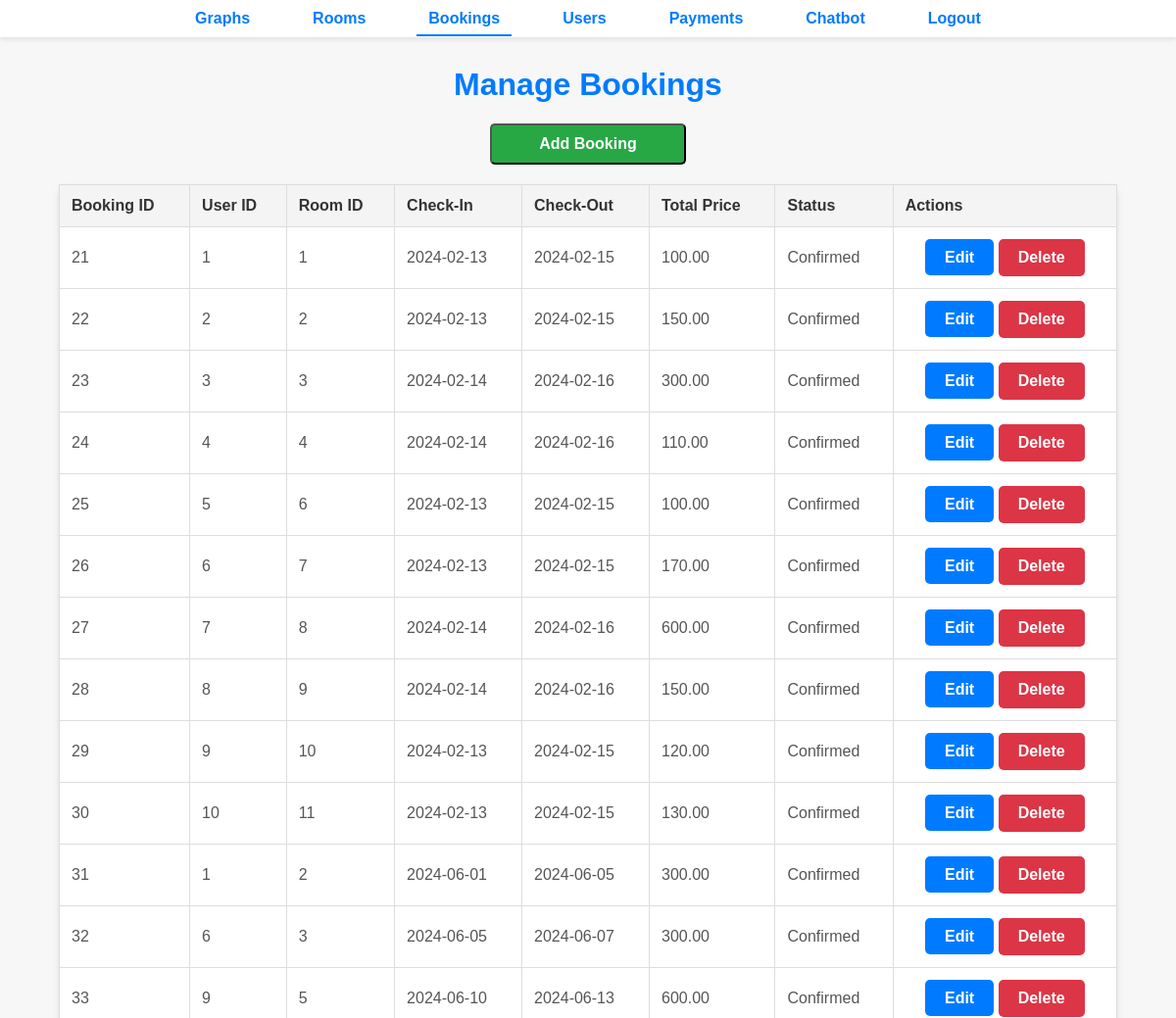
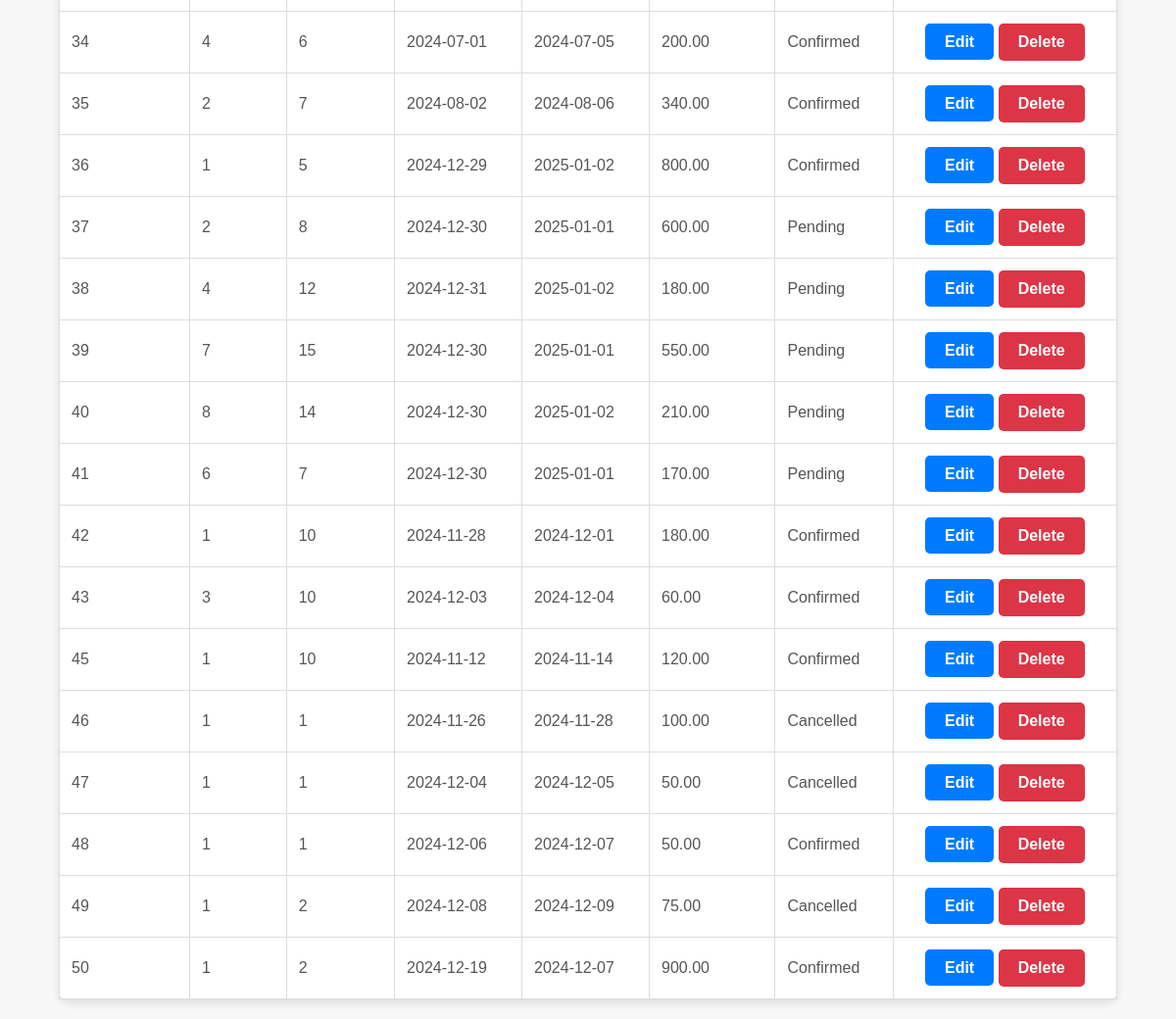
The app's page /admin/alter_data.php (signed in) with its own data (2 pictures, top to bottom).
### tables this page shows
CREATE TABLE `bookings` (
  `booking_id` int(11) NOT NULL,
  `user_id` int(11) DEFAULT NULL,
  `room_id` int(11) DEFAULT NULL,
  `check_in_date` date NOT NULL,
  `check_out_date` date NOT NULL,
  `total_price` decimal(10,2) NOT NULL,
  `booking_status` enum('Pending','Confirmed','Cancelled') DEFAULT 'Pending'
);

### admin/alter_data.php (the view, shortened to what this page needs)
<?php
include '../includes/db.php';
include '../includes/navbar_admin.php';
$stmt = $conn->query("SELECT * FROM bookings");
$bookings = $stmt->fetchAll(PDO::FETCH_ASSOC);
?>
<!DOCTYPE html>
<html>
<head>
    <link rel="stylesheet" href="../css/style.css">
</head>
<body>
    <h1>Manage Bookings</h1>
    <button onclick="window.location.href='add_booking.php'" class="add-booking-button">Add Booking</button>
    <table>
        <tr>
            <th>Booking ID</th>
            <th>User ID</th>
            <th>Room ID</th>
            <th>Check-In</th>
            <th>Check-Out</th>
            <th>Total Price</th>
            <th>Status</th>
            <th>Actions</th>
        </tr>
        <?php foreach ($bookings as $booking): ?>
        <tr>
            <td><?php echo $booking['booking_id']; ?></td>
            <td><?php echo $booking['user_id']; ?></td>
            <td><?php echo $booking['room_id']; ?></td>
            <td><?php echo $booking['check_in_date']; ?></td>
            <td><?php echo $booking['check_out_date']; ?></td>
            <td><?php echo $booking['total_price']; ?></td>
            <td><?php echo $booking['booking_status']; ?></td>
            <td class="actions-column">
                <a href="edit_booking.php?booking_id=<?php echo $booking['booking_id']; ?>" class="btn btn-edit">Edit</a>
                <button onclick="confirmDelete(<?php echo $booking['booking_id']; ?>)" class="btn btn-delete">Delete</button>
            </td>
        </tr>
        <?php endforeach; ?>
    </table>
</body>
</html>

### css/style.css (style rules this page uses)
body { font-family: 'Arial', sans-serif; background-color: #f4f6f9; color: #333; margin: 0; padding: 0; }
h1, h2 { text-align: center; margin-top: 30px; font-size: 2rem; color: #007BFF; }
table { width: 90%; margin: 20px auto; border-collapse: collapse; background-color: #fff; border-radius: 8px; box-shadow: 0 4px 8px rgba(0, 0, 0, 0.1); }
th, td { padding: 12px; text-align: left; border: 1px solid #ddd; font-size: 16px; }
th { background-color: #f4f4f4; font-weight: bold; color: #333; }
td { color: #555; }

### admin/alter_data.php (style rules this page uses)
body { font-family: 'Arial', sans-serif; background-color: #f7f7f7; color: #333; margin: 0; padding: 0; }
h1 { text-align: center; margin-top: 30px; font-size: 2rem; color: #007BFF; }
table { width: 90%; margin: 20px auto; border-collapse: collapse; background-color: #fff; border-radius: 8px; box-shadow: 0 4px 8px rgba(0, 0, 0, 0.1); }
th, td { padding: 12px; text-align: left; border: 1px solid #ddd; font-size: 16px; }
th { background-color: #f4f4f4; font-weight: bold; color: #333; }
td { color: #555; }
.btn { padding: 10px 20px; border-radius: 5px; text-decoration: none; font-weight: bold; text-align: center; cursor: pointer; font-size: 16px; transition: background-color 0.3s; }
.btn-edit { background-color: #007BFF; color: white; }
.btn-delete { background-color: #dc3545; color: white; border: none; }
.add-booking-button { background-color: #28a745; color: white; border-radius: 5px; font-weight: bold; cursor: pointer; font-size: 16px; padding: 10px 20px; transition: background-color 0.3s; margin-top: 20px; display: block; width: 200px; margin: 20px auto; }
.actions-column { text-align: center; }

### records on screen
bookings: booking_id "21", user "1", room "1", check_in_date "2024-02-13", check_out_date "2024-02-15", total_price "100.00", booking_status "Confirmed"
bookings: booking_id "22", user "2", room "2", check_in_date "2024-02-13", check_out_date "2024-02-15", total_price "150.00", booking_status "Confirmed"
bookings: booking_id "23", user "3", room "3", check_in_date "2024-02-14", check_out_date "2024-02-16", total_price "300.00", booking_status "Confirmed"
bookings: booking_id "24", user "4", room "4", check_in_date "2024-02-14", check_out_date "2024-02-16", total_price "110.00", booking_status "Confirmed"
bookings: booking_id "25", user "5", room "6", check_in_date "2024-02-13", check_out_date "2024-02-15", total_price "100.00", booking_status "Confirmed"
bookings: booking_id "26", user "6", room "7", check_in_date "2024-02-13", check_out_date "2024-02-15", total_price "170.00", booking_status "Confirmed"
bookings: booking_id "27", user "7", room "8", check_in_date "2024-02-14", check_out_date "2024-02-16", total_price "600.00", booking_status "Confirmed"
bookings: booking_id "28", user "8", room "9", check_in_date "2024-02-14", check_out_date "2024-02-16", total_price "150.00", booking_status "Confirmed"
bookings: booking_id "29", user "9", room "10", check_in_date "2024-02-13", check_out_date "2024-02-15", total_price "120.00", booking_status "Confirmed"
bookings: booking_id "30", user "10", room "11", check_in_date "2024-02-13", check_out_date "2024-02-15", total_price "130.00", booking_status "Confirmed"
bookings: booking_id "31", user "1", room "2", check_in_date "2024-06-01", check_out_date "2024-06-05", total_price "300.00", booking_status "Confirmed"
bookings: booking_id "32", user "6", room "3", check_in_date "2024-06-05", check_out_date "2024-06-07", total_price "300.00", booking_status "Confirmed"
bookings: booking_id "33", user "9", room "5", check_in_date "2024-06-10", check_out_date "2024-06-13", total_price "600.00", booking_status "Confirmed"
bookings: booking_id "34", user "4", room "6", check_in_date "2024-07-01", check_out_date "2024-07-05", total_price "200.00", booking_status "Confirmed"
bookings: booking_id "35", user "2", room "7", check_in_date "2024-08-02", check_out_date "2024-08-06", total_price "340.00", booking_status "Confirmed"
bookings: booking_id "36", user "1", room "5", check_in_date "2024-12-29", check_out_date "2025-01-02", total_price "800.00", booking_status "Confirmed"
bookings: booking_id "37", user "2", room "8", check_in_date "2024-12-30", check_out_date "2025-01-01", total_price "600.00", booking_status "Pending"
bookings: booking_id "38", user "4", room "12", check_in_date "2024-12-31", check_out_date "2025-01-02", total_price "180.00", booking_status "Pending"
bookings: booking_id "39", user "7", room "15", check_in_date "2024-12-30", check_out_date "2025-01-01", total_price "550.00", booking_status "Pending"
bookings: booking_id "40", user "8", room "14", check_in_date "2024-12-30", check_out_date "2025-01-02", total_price "210.00", booking_status "Pending"
bookings: booking_id "41", user "6", room "7", check_in_date "2024-12-30", check_out_date "2025-01-01", total_price "170.00", booking_status "Pending"
bookings: booking_id "42", user "1", room "10", check_in_date "2024-11-28", check_out_date "2024-12-01", total_price "180.00", booking_status "Confirmed"
bookings: booking_id "43", user "3", room "10", check_in_date "2024-12-03", check_out_date "2024-12-04", total_price "60.00", booking_status "Confirmed"
bookings: booking_id "45", user "1", room "10", check_in_date "2024-11-12", check_out_date "2024-11-14", total_price "120.00", booking_status "Confirmed"
bookings: booking_id "46", user "1", room "1", check_in_date "2024-11-26", check_out_date "2024-11-28", total_price "100.00", booking_status "Cancelled"
bookings: booking_id "47", user "1", room "1", check_in_date "2024-12-04", check_out_date "2024-12-05", total_price "50.00", booking_status "Cancelled"
bookings: booking_id "48", user "1", room "1", check_in_date "2024-12-06", check_out_date "2024-12-07", total_price "50.00", booking_status "Confirmed"
bookings: booking_id "49", user "1", room "2", check_in_date "2024-12-08", check_out_date "2024-12-09", total_price "75.00", booking_status "Cancelled"
bookings: booking_id "50", user "1", room "2", check_in_date "2024-12-19", check_out_date "2024-12-07", total_price "900.00", booking_status "Confirmed"
